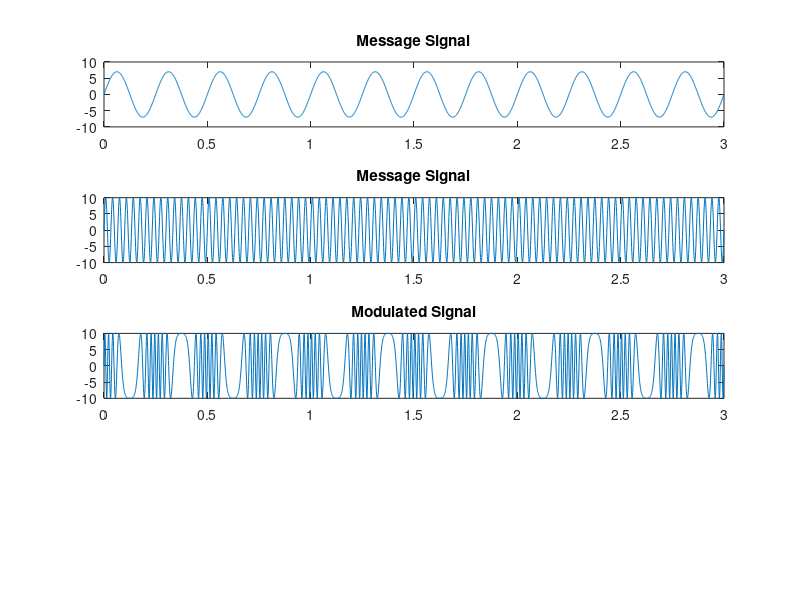

Here is the MATLAB script that generated this plot:
clc; #... Clear command line
clear all; #... Clear variables
close all; #... Clear figures

msg_amplitude = 7; #... Amplitude of message signal
msg_frequency = 4; #... Frequency(Hz) of message signal
t = 0:0.001:3; #... Time samples
msg_signal = msg_amplitude*sin(2*pi*msg_frequency*t); #... Message signal
subplot(4,1,1);
plot(t, msg_signal);
title('Message Signal');

carrier_amplitude = 10; #... Amplitude of carrier signal
carrier_frequency = 30; #... Frequency(Hz) of carrier signal
carrier_signal = carrier_amplitude*sin(2*pi*carrier_frequency*t); #... Carrier signal
subplot(4,1,2);
plot(t, carrier_signal);
title('Message Signal');

#... Modulation
modulation_index = 10;
modulated_signal = carrier_amplitude*sin(2*pi*carrier_frequency*t+msg_signal);
subplot(4,1,3);
plot(t, modulated_signal);
title('Modulated Signal');
